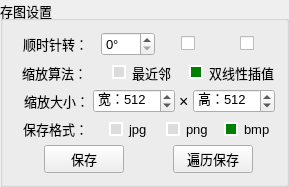
       <widget class="QGroupBox" name="groupBox_8">
        <property name="sizePolicy">
         <sizepolicy hsizetype="Preferred" vsizetype="Minimum">
          <horstretch>0</horstretch>
          <verstretch>0</verstretch>
         </sizepolicy>
        </property>
        <property name="font">
         <font>
          <pointsize>10</pointsize>
         </font>
        </property>
        <property name="title">
         <string>存图设置</string>
        </property>
        <layout class="QVBoxLayout" name="verticalLayout_10">
         <item>
          <layout class="QHBoxLayout" name="horizontalLayout_58" stretch="6,4,4,4">
           <property name="spacing">
            <number>4</number>
           </property>
           <item alignment="Qt::AlignHCenter">
            <widget class="QLabel" name="label_48">
             <property name="text">
              <string>顺时针转：</string>
             </property>
            </widget>
           </item>
           <item alignment="Qt::AlignHCenter">
            <widget class="QSpinBox" name="spinBox_16">
             <property name="suffix">
              <string>°</string>
             </property>
             <property name="prefix">
              <string/>
             </property>
             <property name="minimum">
              <number>0</number>
             </property>
             <property name="maximum">
              <number>270</number>
             </property>
             <property name="singleStep">
              <number>90</number>
             </property>
             <property name="value">
              <number>0</number>
             </property>
            </widget>
           </item>
           <item alignment="Qt::AlignHCenter">
            <widget class="QCheckBox" name="checkBox_131">
             <property name="enabled">
              <bool>true</bool>
             </property>
             <property name="minimumSize">
              <size>
               <width>0</width>
               <height>0</height>
              </size>
             </property>
             <property name="font">
              <font>
               <pointsize>10</pointsize>
              </font>
             </property>
             <property name="toolTip">
              <string>水平翻转</string>
             </property>
             <property name="text">
              <string/>
             </property>
             <property name="icon">
              <iconset>
               <normaloff>images/icon_20 - 副本.png</normaloff>images/icon_20 - 副本.png</iconset>
             </property>
             <property name="iconSize">
              <size>
               <width>16</width>
               <height>16</height>
              </size>
             </property>
            </widget>
           </item>
           <item alignment="Qt::AlignHCenter">
            <widget class="QCheckBox" name="checkBox_132">
             <property name="enabled">
              <bool>true</bool>
             </property>
             <property name="font">
              <font>
               <pointsize>10</pointsize>
              </font>
             </property>
             <property name="toolTip">
              <string>垂直翻转</string>
             </property>
             <property name="text">
              <string/>
             </property>
             <property name="icon">
              <iconset>
               <normaloff>images/icon_20.png</normaloff>images/icon_20.png</iconset>
             </property>
             <property name="iconSize">
              <size>
               <width>16</width>
               <height>16</height>
              </size>
             </property>
            </widget>
           </item>
          </layout>
         </item>
         <item>
          <layout class="QHBoxLayout" name="horizontalLayout_80" stretch="0,0,0">
           <item alignment="Qt::AlignHCenter">
            <widget class="QLabel" name="label_44">
             <property name="text">
              <string>缩放算法：</string>
             </property>
            </widget>
           </item>
           <item alignment="Qt::AlignHCenter">
            <widget class="QRadioButton" name="radioButton_12">
             <property name="font">
              <font>
               <pointsize>10</pointsize>
              </font>
             </property>
             <property name="styleSheet">
              <string notr="true">QRadioButton::indicator:checked {

    background-color:       green;
    border:                 2px solid white;  
}

QRadioButton::indicator:unchecked {

    background-color:       rgb(220, 220, 220);
    border:                 2px solid white;  
}</string>
             </property>
             <property name="text">
              <string>最近邻</string>
             </property>
             <attribute name="buttonGroup">
              <string notr="true">buttonGroup_2</string>
             </attribute>
            </widget>
           </item>
           <item alignment="Qt::AlignHCenter">
            <widget class="QRadioButton" name="radioButton_13">
             <property name="font">
              <font>
               <pointsize>10</pointsize>
              </font>
             </property>
             <property name="styleSheet">
              <string notr="true">QRadioButton::indicator:checked {

    background-color:       green;
    border:                 2px solid white;  
}

QRadioButton::indicator:unchecked {

    background-color:       rgb(220, 220, 220);
    border:                 2px solid white;  
}</string>
             </property>
             <property name="text">
              <string>双线性插值</string>
             </property>
             <property name="checkable">
              <bool>true</bool>
             </property>
             <property name="checked">
              <bool>true</bool>
             </property>
             <attribute name="buttonGroup">
              <string notr="true">buttonGroup_2</string>
             </attribute>
            </widget>
           </item>
          </layout>
         </item>
         <item>
          <layout class="QHBoxLayout" name="horizontalLayout_91" stretch="6,4,4,4">
           <property name="spacing">
            <number>4</number>
           </property>
           <property name="leftMargin">
            <number>10</number>
           </property>
           <item alignment="Qt::AlignHCenter">
            <widget class="QLabel" name="label_45">
             <property name="text">
              <string>缩放大小：</string>
             </property>
            </widget>
           </item>
           <item alignment="Qt::AlignHCenter">
            <widget class="QSpinBox" name="spinBox_13">
             <property name="prefix">
              <string>宽：</string>
             </property>
             <property name="minimum">
              <number>1</number>
             </property>
             <property name="maximum">
              <number>9999</number>
             </property>
             <property name="value">
              <number>512</number>
             </property>
            </widget>
           </item>
           <item alignment="Qt::AlignHCenter">
            <widget class="QLabel" name="label_46">
             <property name="font">
              <font>
               <pointsize>12</pointsize>
              </font>
             </property>
             <property name="text">
              <string>×</string>
             </property>
            </widget>
           </item>
           <item alignment="Qt::AlignHCenter">
            <widget class="QSpinBox" name="spinBox_14">
             <property name="prefix">
              <string>高：</string>
             </property>
             <property name="minimum">
              <number>1</number>
             </property>
             <property name="maximum">
              <number>9999</number>
             </property>
             <property name="value">
              <number>512</number>
             </property>
            </widget>
           </item>
          </layout>
         </item>
         <item>
          <layout class="QHBoxLayout" name="horizontalLayout_81" stretch="6,4,4,4">
           <property name="spacing">
            <number>4</number>
           </property>
           <item alignment="Qt::AlignHCenter">
            <widget class="QLabel" name="label_49">
             <property name="text">
              <string>保存格式：</string>
             </property>
            </widget>
           </item>
           <item alignment="Qt::AlignHCenter">
            <widget class="QRadioButton" name="radioButton_14">
             <property name="font">
              <font>
               <pointsize>10</pointsize>
              </font>
             </property>
             <property name="styleSheet">
              <string notr="true">QRadioButton::indicator:checked {

    background-color:       green;
    border:                 2px solid white;  
}

QRadioButton::indicator:unchecked {

    background-color:       rgb(220, 220, 220);
    border:                 2px solid white;  
}</string>
             </property>
             <property name="text">
              <string>jpg</string>
             </property>
             <attribute name="buttonGroup">
              <string notr="true">buttonGroup_3</string>
             </attribute>
            </widget>
           </item>
           <item alignment="Qt::AlignHCenter">
            <widget class="QRadioButton" name="radioButton_15">
             <property name="font">
              <font>
               <pointsize>10</pointsize>
              </font>
             </property>
             <property name="styleSheet">
              <string notr="true">QRadioButton::indicator:checked {

    background-color:       green;
    border:                 2px solid white;  
}

QRadioButton::indicator:unchecked {

    background-color:       rgb(220, 220, 220);
    border:                 2px solid white;  
}</string>
             </property>
             <property name="text">
              <string>png</string>
             </property>
             <property name="checked">
              <bool>false</bool>
             </property>
             <attribute name="buttonGroup">
              <string notr="true">buttonGroup_3</string>
             </attribute>
            </widget>
           </item>
           <item alignment="Qt::AlignHCenter">
            <widget class="QRadioButton" name="radioButton_16">
             <property name="font">
              <font>
               <pointsize>10</pointsize>
              </font>
             </property>
             <property name="styleSheet">
              <string notr="true">QRadioButton::indicator:checked {

    background-color:       green;
    border:                 2px solid white;  
}

QRadioButton::indicator:unchecked {

    background-color:       rgb(220, 220, 220);
    border:                 2px solid white;  
}</string>
             </property>
             <property name="text">
              <string>bmp</string>
             </property>
             <property name="checked">
              <bool>true</bool>
             </property>
             <attribute name="buttonGroup">
              <string notr="true">buttonGroup_3</string>
             </attribute>
            </widget>
           </item>
          </layout>
         </item>
         <item>
          <layout class="QHBoxLayout" name="horizontalLayout_102" stretch="0,0">
           <property name="spacing">
            <number>4</number>
           </property>
           <property name="leftMargin">
            <number>8</number>
           </property>
           <item alignment="Qt::AlignHCenter">
            <widget class="QPushButton" name="pushButton_136">
             <property name="enabled">
              <bool>true</bool>
             </property>
             <property name="sizePolicy">
              <sizepolicy hsizetype="Minimum" vsizetype="Fixed">
               <horstretch>0</horstretch>
               <verstretch>0</verstretch>
              </sizepolicy>
             </property>
             <property name="font">
              <font>
               <pointsize>10</pointsize>
              </font>
             </property>
             <property name="toolTip">
              <string>根据当前的设定保存当前图片</string>
             </property>
             <property name="text">
              <string>保存</string>
             </property>
             <property name="icon">
              <iconset>
               <normaloff>images/icon_10 - 副本.png</normaloff>images/icon_10 - 副本.png</iconset>
             </property>
             <property name="iconSize">
              <size>
               <width>16</width>
               <height>16</height>
              </size>
             </property>
            </widget>
           </item>
           <item alignment="Qt::AlignHCenter">
            <widget class="QPushButton" name="pushButton_137">
             <property name="enabled">
              <bool>true</bool>
             </property>
             <property name="sizePolicy">
              <sizepolicy hsizetype="Minimum" vsizetype="Fixed">
               <horstretch>0</horstretch>
               <verstretch>0</verstretch>
              </sizepolicy>
             </property>
             <property name="font">
              <font>
               <pointsize>10</pointsize>
              </font>
             </property>
             <property name="toolTip">
              <string>根据当前的设定遍历保存目录下的所有图片</string>
             </property>
             <property name="text">
              <string>遍历保存</string>
             </property>
             <property name="icon">
              <iconset>
               <normaloff>images/icon_10 - 副本.png</normaloff>images/icon_10 - 副本.png</iconset>
             </property>
             <property name="iconSize">
              <size>
               <width>16</width>
               <height>16</height>
              </size>
             </property>
            </widget>
           </item>
          </layout>
         </item>
        </layout>
       </widget>
